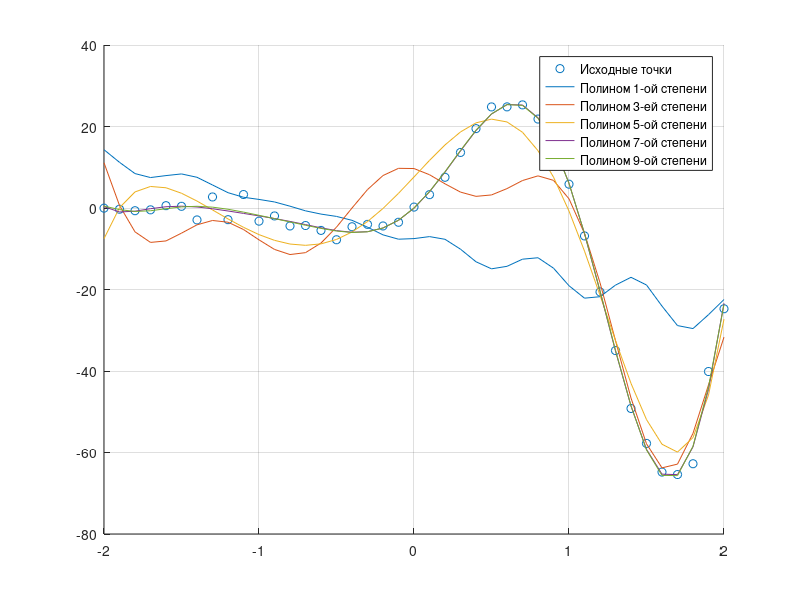
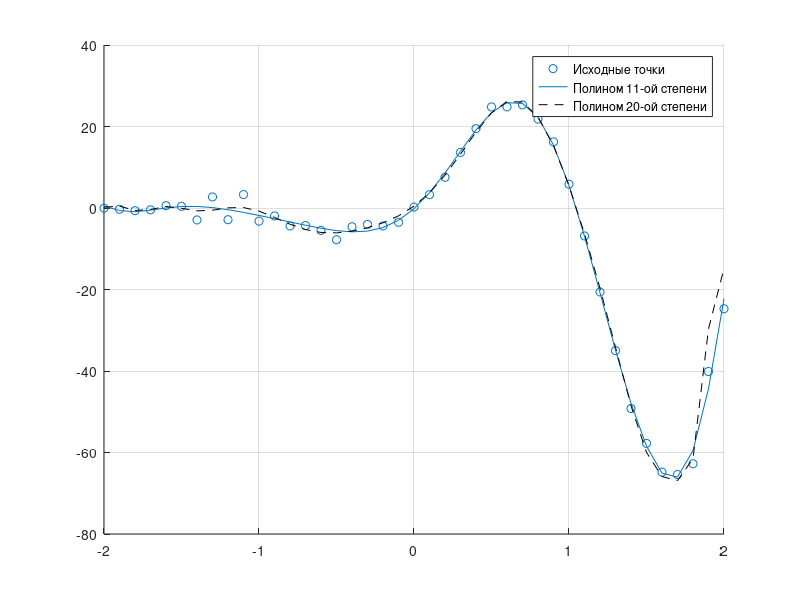

Here is the MATLAB script that generated these plots, in order:
x = [-2.000000 -1.900000 -1.800000 -1.700000 -1.600000 -1.500000 -1.400000 -1.300000 -1.200000 -1.100000 -1.000000 -0.900000 -0.800000 -0.700000 -0.600000 -0.500000 -0.400000 -0.300000 -0.200000 -0.100000 0.000000 0.100000 0.200000 0.300000 0.400000 0.500000 0.600000 0.700000 0.800000 0.900000 1.000000 1.100000 1.200000 1.300000 1.400000 1.500000 1.600000 1.700000 1.800000 1.900000 2.000000];
y = [-0.036478 -0.300231 -0.665227 -0.448739 0.572629 0.415652 -2.928039 2.710479 -2.864644 3.305898 -3.225060 -1.950364 -4.409246 -4.302238 -5.498972 -7.791506 -4.601402 -4.015633 -4.410198 -3.499420 0.223196 3.270602 7.536747 13.635946 19.478865 24.806730 24.817750 25.305840 21.828090 16.229010 5.844848 -6.852843 -20.597440 -34.986570 -49.198010 -57.770910 -64.804890 -65.408150 -62.758860 -40.126840 -24.723520];

figure
hold on; grid on
    scatter(x,y,'o');
    % Полином 1-ой степени
    modelfun = @(a,X)(sin(a(1).*X) + a(2)).*(a(3) + a(4).*X);
    beta0 = ones(4);
    beta = nlinfit(x,y, modelfun, beta0);
    plot(x, modelfun(beta,x))
    % Полином 3-ой степени
    modelfun = @(a,X)(sin(a(1).*X) + a(2)).*(a(3) + a(4).*X + a(5).*X.^2+a(6).*X.^3);
    beta0 = ones(6);
    beta = nlinfit(x,y, modelfun, beta0);
    plot(x, modelfun(beta,x))
    % Полином 5-ой степени
    modelfun = @(a,X)(sin(a(1).*X) + a(2)).*(a(3) + a(4).*X + a(5).*X.^2+a(6).*X.^3 + a(7).*X.^4 + a(8).*X.^5);
    beta0 = ones(8);
    beta = nlinfit(x,y, modelfun, beta0);
    plot(x, modelfun(beta,x))
    % Полином 7-ой степени
    modelfun = @(a,X)(sin(a(1).*X) + a(2)).*(a(3) + a(4).*X + a(5).*X.^2+a(6).*X.^3 + a(7).*X.^4 + a(8).*X.^5 + a(9).*X.^6 + a(10).*X.^7);
    beta0 = ones(10);
    beta = nlinfit(x,y, modelfun, beta0);
    plot(x, modelfun(beta,x))
    % Полином 9-ой степени
    modelfun = @(a,X)(sin(a(1).*X) + a(2)).*(a(3) + a(4).*X + a(5).*X.^2+a(6).*X.^3 + a(7).*X.^4 + a(8).*X.^5 + a(9).*X.^6 + a(10).*X.^7 + a(11).*X.^8 + a(12).*X.^9);
    beta0 = ones(13);
    beta = nlinfit(x,y, modelfun, beta0);
    plot(x, modelfun(beta,x))
    legend("Исходные точки","Полином 1-ой степени","Полином 3-ей степени","Полином 5-ой степени","Полином 7-ой степени", "Полином 9-ой степени")
hold off

figure
hold on; grid on
    scatter(x,y,'o');
    % Полином 11-ой степени
    modelfun = @(a,X)(sin(a(1).*X) + a(2)).*(a(3) + a(4).*X + a(5).*X.^2+a(6).*X.^3 + a(7).*X.^4 + a(8).*X.^5 + a(9).*X.^6 + a(10).*X.^7 + a(11).*X.^8 + a(12).*X.^9 + a(13).*X.^10 + a(14).*X.^11);
    beta0 = ones(14);
    beta = nlinfit(x,y, modelfun, beta0);
    plot(x, modelfun(beta,x))
    % Полином 20-ой степени
    modelfun = @(a,X)(sin(a(1).*X) + a(2)).*(a(3) + a(4).*X + a(5).*X.^2+a(6).*X.^3 + a(7).*X.^4 + a(8).*X.^5 + a(9).*X.^6 + a(10).*X.^7 + a(11).*X.^8 + a(12).*X.^9 + a(13).*X.^10 + a(14).*X.^11 + a(15).*X.^12 + a(16).*X.^13 + a(17).*X.^14 + a(18).*X.^15 + a(19).*X.^16 + a(20).*X.^17 + a(21).*X.^18 + a(22).*X.^19 + a(23).*X.^20);
    beta0 = ones(23);
    beta = nlinfit(x,y, modelfun, beta0);
    plot(x, modelfun(beta,x), 'k--')
    legend("Исходные точки", "Полином 11-ой степени", "Полином 20-ой степени")
hold off
